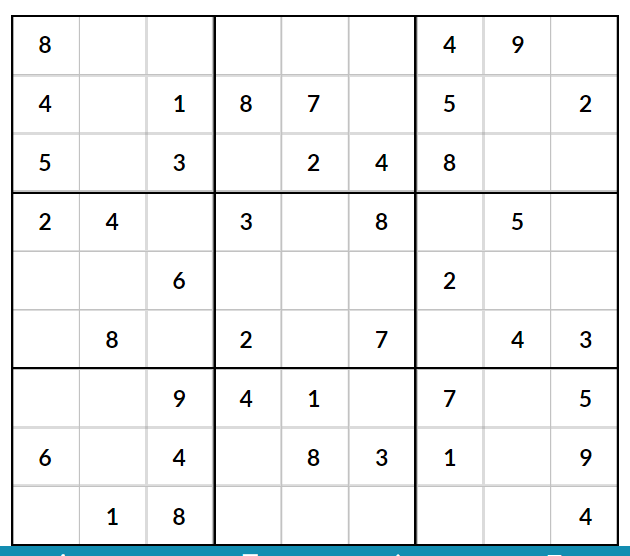
#> input picture sudoku-test.png, 630 x 556 px
$ python hough-lines.py sudoku-test.png houghlines3.jpg
#> lines starting #> are read from the running program, lines starting #| are printed output that depends on the picture; after the words box and inside, x2 and y2 are one past the last pixel; in counts of white or black regions, pixels touching at a corner belong together
### intersection.py
# from http://stackoverflow.com/a/20679579
from __future__ import division

def line(p1, p2):
  A = (p1[1] - p2[1])
  B = (p2[0] - p1[0])
  C = (p1[0]*p2[1] - p2[0]*p1[1])
  return A, B, -C

def intersection(L1, L2):
  D  = L1[0] * L2[1] - L1[1] * L2[0]
  Dx = L1[2] * L2[1] - L1[1] * L2[0]
  Dy = L1[0] * L2[2] - L1[2] * L2[0]
  if D != 0:
    x = Dx / D
    y = Dy / D
    return (x, y)
  else:
    return False

'''
# Usage:

L1 = line([0,1], [2,3])
L2 = line([2,3], [0,4])

R = intersection(L1, L2)
if R:
    print "Intersection detected:", R
else:
    print "No single intersection point detected"
'''

### hough-lines.py
# http://docs.opencv.org/3.0-beta/doc/py_tutorials/py_imgproc/py_houghlines/py_houghlines.html

import sys
import cv2
import numpy as np
import itertools

import intersection

from functools import reduce


# usage: python hough-lines.py [img_path] [output_path]

if len(sys.argv) < 3:
  print("Usage: python hough-lines.py [img_path] [output_path]")
  sys.exit()

imgIn, imgOut = sys.argv[1], sys.argv[2]

img = cv2.imread(imgIn)
#> img is the input picture: shape (556, 630, 3); mean B, G, R 241.4, 240.8, 238.6
gray = cv2.cvtColor(img, cv2.COLOR_BGR2GRAY)
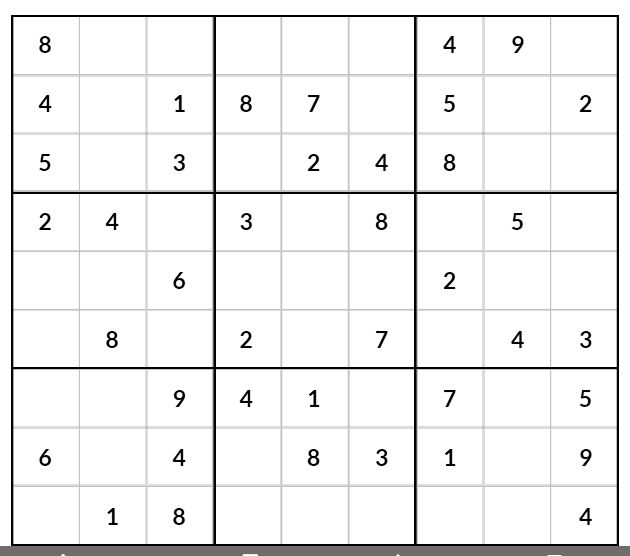
#> gray: shape (556, 630); min 0, max 255, mean 240.2
edges = cv2.Canny(gray, 100, 200)
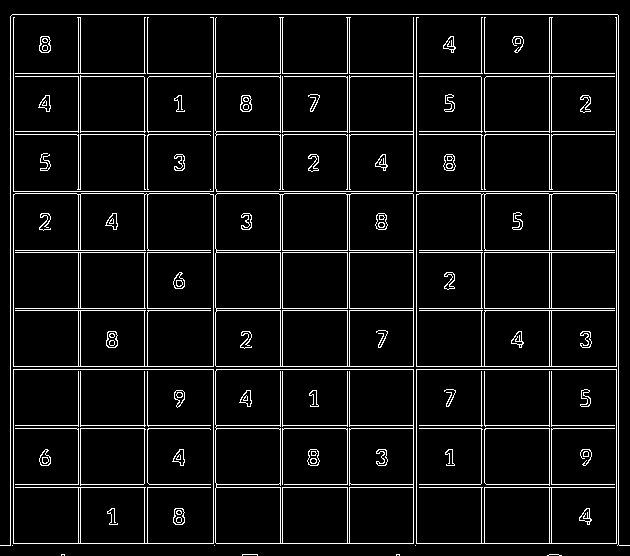
#> edges: shape (556, 630); 6.8% white in thin lines or dots
lines = cv2.HoughLines(edges, 1, np.pi/180, 200)
#> lines = 38 rows, first 8: [14, 1.57], [191, 1.57], [366, 1.57], [369, 1.57], [543, 1.57], [73, 1.57], [250, 1.57], [252, 1.57]

def l2p(rt):
  return line2point(rt[0][0], rt[0][1])

def line2point(rho, theta):
  a = np.cos(theta)
  b = np.sin(theta)
  x0 = a * rho
  y0 = b * rho
  x1 = int(x0 + 1000 * (-b))
  y1 = int(y0 + 1000 * ( a))
  x2 = int(x0 - 1000 * (-b))
  y2 = int(y0 - 1000 * ( a))
  return ((x1, y1), (x2, y2))

# find lines that are close
# prb better way to write this in python
lines_to_remove = []
for idx, l in enumerate(lines):
  for l2 in lines[idx+1:]:
    # within +- 5
    threshold = 5;
    difference = abs(l[0][0] - l2[0][0])
    if difference <= threshold and l[0][1] == l2[0][1]:
      lines_to_remove.append(l2[0][0])
#> this loop made 38 passes
#> l on passes 1 to 12: [[14, 1.57]], [[191, 1.57]], [[366, 1.57]], [[369, 1.57]], [[543, 1.57]], [[73, 1.57]], [[250, 1.57]], [[252, 1.57]], [[308, 1.57]], [[310, 1.57]], [[487, 1.57]], [[131, 1.57]]
#> after the loop, lines_to_remove = [193, 369, 76, 252, 310, 484, 134, 428, 13, 616, 215, 416, 551, 78, 282, 347, 147, 484]

# filter lines that are close
lines = [x for x in lines if x[0][0] not in lines_to_remove]
#> lines = [[[14, 1.57]], [[191, 1.57]], [[366, 1.57]], [[543, 1.57]], [[73, 1.57]], [[250, 1.57]], [[308, 1.57]], [[487, 1.57]], [[131, 1.57]], [[425, 1.57]], [[10, 0]], [[618, 0]], [[213, 0]], [[413, 0]], [[549, 0]], [[80, 0]], [[280, 0]], [[349, 0]], [[144, 0]], [[481, 0]]]

for l in lines:
  for rho, theta in l:
    line = line2point(rho, theta)
    cv2.line(img, line[0], line[1], (0, 0, 255), 2)
#> this loop made 20 passes
#> l on passes 1 to 10: [[14, 1.57]], [[191, 1.57]], [[366, 1.57]], [[543, 1.57]], [[73, 1.57]], [[250, 1.57]], [[308, 1.57]], [[487, 1.57]], [[131, 1.57]], [[425, 1.57]]
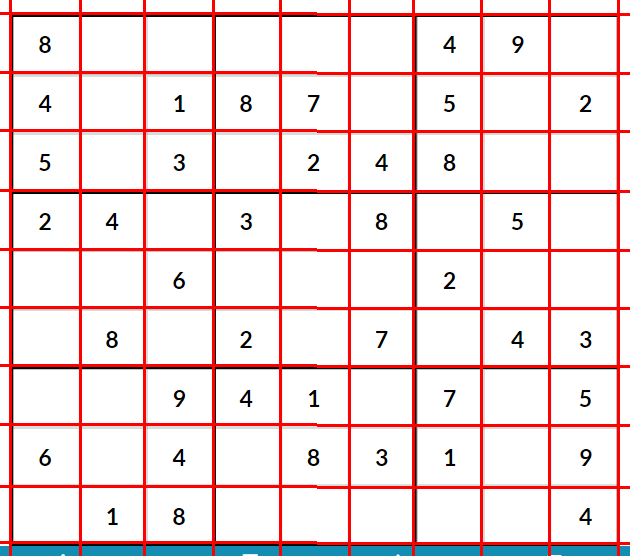
#> img: shape (556, 630, 3); 9.9% of pixels changed, all inside (x1, y1, x2, y2) = (0, 0, 630, 556)


thetas = set([x[0][1] for x in lines])
#> thetas = 2 items

# reduce thetas to two values
# or group thetas together
groupedlines = []
for t in thetas:
  groupedlines.append([x for x in lines if x[0][1] == t])
#> this loop made 2 passes
#> t on pass 2: 1.57
#> after the loop, groupedlines = 2 items

# compute cartesian product of line groupings
cartesian = list(itertools.product(*groupedlines))
#> cartesian = 100 items, first 6: ([[10, 0]], [[14, 1.57]]), ([[10, 0]], [[191, 1.57]]), ([[10, 0]], [[366, 1.57]]), ([[10, 0]], [[543, 1.57]]), ([[10, 0]], [[73, 1.57]]), ([[10, 0]], [[250, 1.57]])

# convert cartesian to line point form
# might contain too many entries
pointform = [(l2p(c[0]), l2p(c[1])) for c in cartesian]
#> pointform = 100 items

# convert to line form
lineform = [(intersection.line(p[0][0], p[0][1]), intersection.line(p[1][0], p[1][1])) for p in pointform]
#> lineform = 100 items

# points of intersection
points = [intersection.intersection(l[0], l[1]) for l in lineform]
#> points = 100 pairs, first value 10 to 618, second value 13.51 to 542.8


print(points)
#> (printed output is left out)


#cv2.imwrite(imgOut, img)

$ run again, on hout.jpg
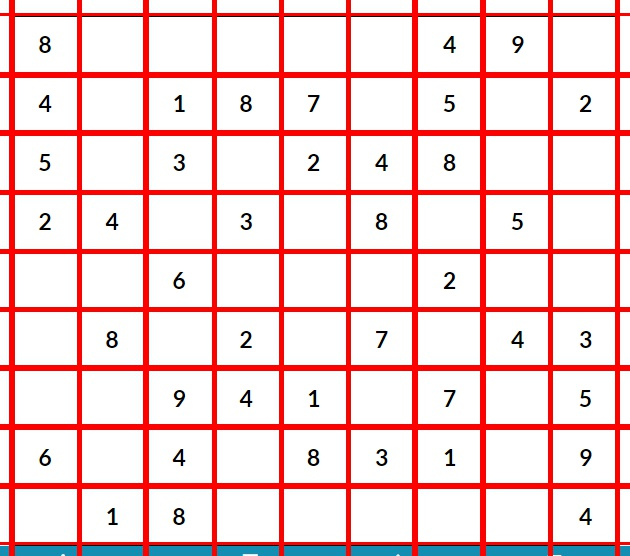
#> input picture hout.jpg, 630 x 556 px
#> img is the input picture: shape (556, 630, 3); mean B, G, R 207, 206.9, 243
#> `edges = cv2.Canny(gray, 100, 200)`:
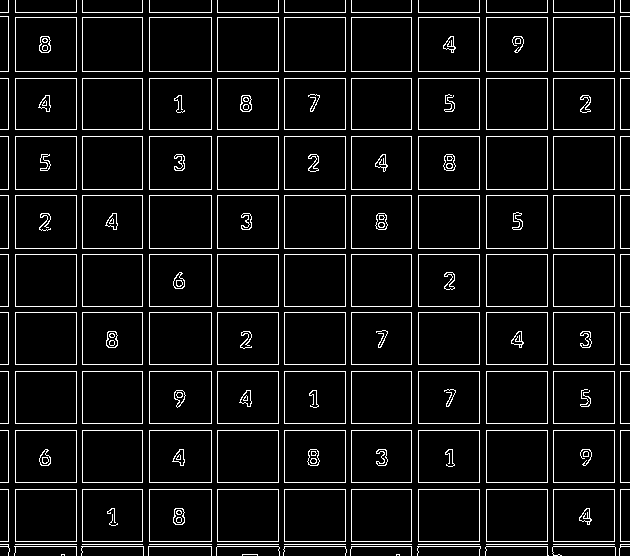
#> edges: shape (556, 630); 7.1% white in thin lines or dots
#> `lines = cv2.HoughLines(edges, 1, np.pi/180, 200)`: lines = 41 rows, first 8: [546, 1.57], [12, 1.57], [71, 1.57], [78, 1.57], [129, 1.57], [136, 1.57], [189, 1.57], [195, 1.57]
#> the loop `for idx, l in enumerate(lines):` made 41 passes
#> after the loop `for idx, l in enumerate(lines):`: lines_to_remove = [541, 544, 17, 544]
#> `lines = [x for x in lines if x[0][0] not in lines_to_remove]`: lines = 38 items, first 6: [[546, 1.57]], [[12, 1.57]], [[71, 1.57]], [[78, 1.57]], [[129, 1.57]], [[136, 1.57]]
#> the loop `for l in lines:` made 38 passes
#> after the loop `for l in lines:`:
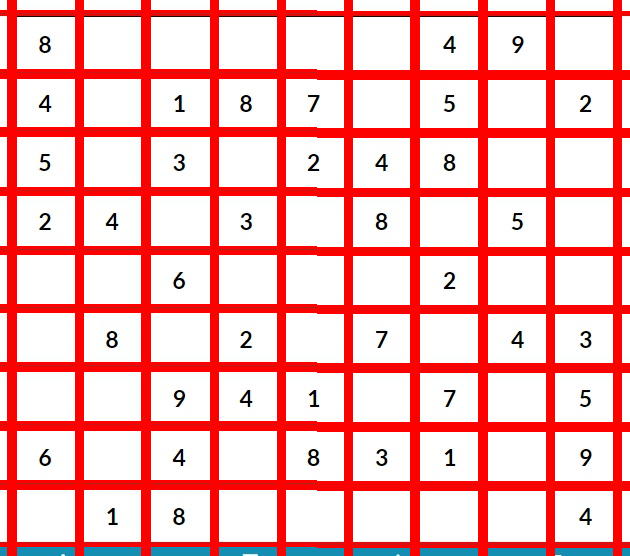
#> img: shape (556, 630, 3); 18.31% of pixels changed, all inside (x1, y1, x2, y2) = (0, 0, 630, 556)
#> thetas = 2 items
#> the loop `for t in thetas:` made 2 passes
#> t on pass 2: 1.57
#> cartesian = 360 items, first 6: ([[76, 0]], [[546, 1.57]]), ([[76, 0]], [[12, 1.57]]), ([[76, 0]], [[71, 1.57]]), ([[76, 0]], [[78, 1.57]]), ([[76, 0]], [[129, 1.57]]), ([[76, 0]], [[136, 1.57]])
#> pointform = 360 items
#> points = 360 pairs, first value 8 to 620, second value 11.5 to 545.8
#> (printed output is left out)
